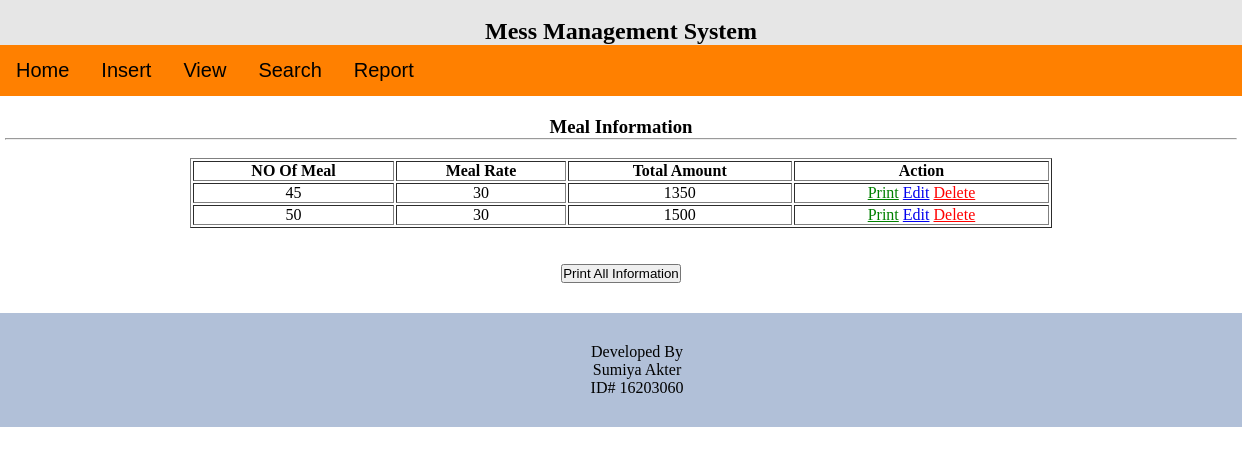
Page /meal_view.php on the committed database.
### tables this page shows
CREATE TABLE `tb_meal` (
  `serial_no` int(11) NOT NULL,
  `meal` int(11) NOT NULL,
  `rate` varchar(11) NOT NULL,
  `amount` varchar(44) NOT NULL
);

### meal_view.php (the view, shortened to what this page needs)
<?php
include 'header.php';
?>
<div class="myMainContent"  id="div_print">
<center>
    <h3>Meal Information</h3><hr ><br />
    <table border="1px" width="70%">
        <tr>
            <th>NO Of Meal</th>
            <th>Meal Rate</th>
          <th>Total Amount</th>
            <th class="no-print">Action</th>
        </tr>
        <?php
        $r = mysqli_query($link,"select * from tb_meal");
        while($data=mysqli_fetch_assoc($r)){
        ?>
        <tr id="<?php echo "row".$data['meal'];?>">
            <td><?php echo $data['meal'];?></td>
            <td><?php echo $data['rate'];?></td>
			<td><?php echo $data['amount'];?></td>
            <td  class="no-print">
				<a  style="color:green;" href="#" onClick="printrow('<?php echo "row".$data['meal'];?>');">Print</a>
                <a href="mealedit.php?meal=<?php echo $data['meal'];?>">Edit</a>
                <a style="color:red;" href="meal_delete.php?id=<?php echo $data['meal'];?>" onclick="return confirm('Are you sure to delete?')">Delete</a>
            </td>
        </tr>
        <?php } ?>
    </table>
    <br >
    <br >
    <center><a href="#"  class="no-print" onClick="printdiv('div_print');" ><button>Print All Information</button></a></center>
</center>
</div>
<?php
include 'footer.php';
?>

### header.php (style rules this page uses)
* { margin: 0; padding: 0; }
table tr td { text-align:center; }

### meal_view.php (style rules this page uses)
.myMainContent { padding:20px 5px; }

### footer.php (style rules this page uses)
* { margin: 0; padding: 0; }

### rows in the picture
tb_meal: meal "45", rate "30", amount "1350"
tb_meal: meal "50", rate "30", amount "1500"
